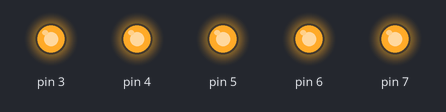
This sketch was run on a simulated Arduino Uno, built with avr-gcc and run on an emulated ATmega328P. Parts: output pins drawn as LEDs (lit = HIGH).

Above: at 0.06 s.
At 0.58 s:
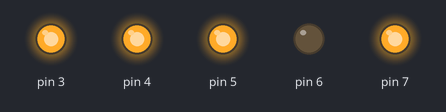
At 1.62 s:
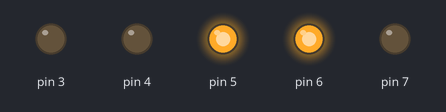
At 3.31 s:
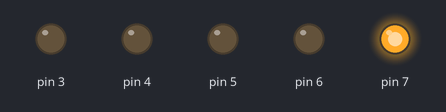
At 4.87 s:
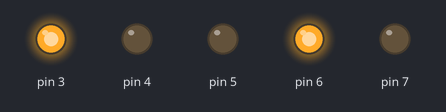
At 6.69 s:
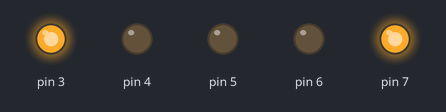
Timing chart, 0 to 7.0 s (numbered marks = the images above):
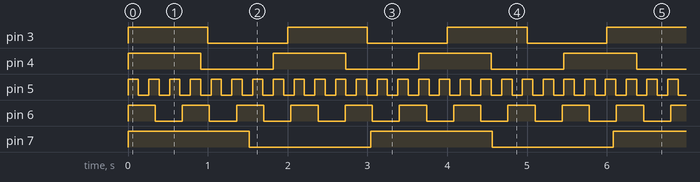

The sketch:

ex2_many_led-s.ino
```cpp
class Blinker{
  int ledPin;       //member variables to be used in the class
  long waitTime;    //these are declared, but not given values
  unsigned long previousMillis;
  bool pinOnOff;    // the values will come in the constructor
  public:
  Blinker(int num, long wait){ //this is the constructor
    ledPin = num;  //set the member variable value
    waitTime = wait; //set the member variable value
    pinMode(ledPin, OUTPUT); //set up the pin as an output
    previousMillis = millis(); //needed for tracking time
    pinOnOff = true; //start with the LED turned on
    digitalWrite(ledPin, pinOnOff); //turn the LED on to start
  }
  void blinkit(){
    if((millis()-previousMillis)>=waitTime){ //if enough time...
      previousMillis = millis(); //reset the timer/counter
      pinOnOff = !pinOnOff; //change the value of the LED output
      digitalWrite(ledPin, pinOnOff); //change the LED
    } //end if logic
  } //end blinkit() function
}; // end class declaration

Blinker light1(3,1000); //constructor #1
Blinker light2(4,910);  //constructor #2
Blinker light3(5,130);  //each constructor takes 2 inputs
Blinker light4(6,340);    //first input is the pin#
Blinker light5(7,1520);   //second input is the blink delay

void setup(){ // don’t need to do anything here...
}             // but Arduino requires it in a program

void loop(){
  light1.blinkit();  //call the blinkit method on light1 object
  light2.blinkit();  //call the blinkit method on light2 object
  light3.blinkit();  //call the blinkit method on light3 object
  light4.blinkit();  //call the blinkit method on light4 object
  light5.blinkit();  //call the blinkit method on light5 object
}
```

Measured:
- by itself, pin 3: alternates HIGH for 1.0 s and LOW for 1.0 s
- by itself, pin 4: alternates HIGH for 0.91 s and LOW for 0.91 s
- by itself, pin 5: alternates HIGH for 0.13 s and LOW for 0.13 s
- by itself, pin 6: alternates HIGH for 0.34 s and LOW for 0.34 s
- by itself, pin 7: alternates HIGH for 1.5 s and LOW for 1.5 s
